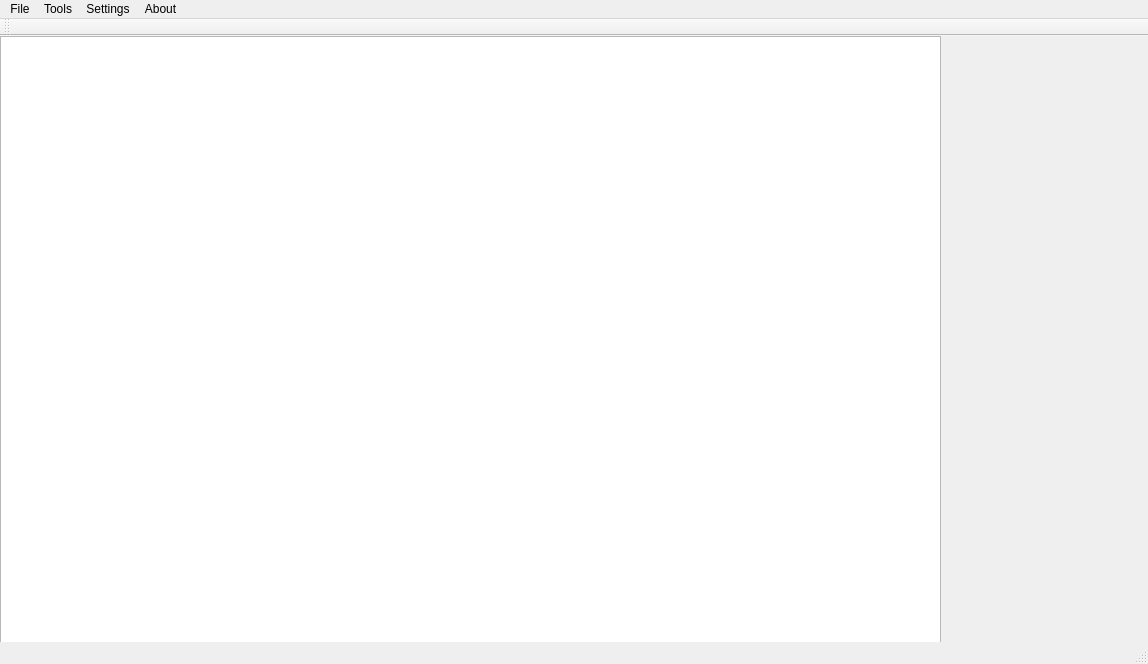
<?xml version="1.0" encoding="UTF-8"?>
<ui version="4.0">
 <class>graphsdigitiser</class>
 <widget class="QMainWindow" name="graphsdigitiser">
  <property name="geometry">
   <rect>
    <x>0</x>
    <y>0</y>
    <width>1148</width>
    <height>664</height>
   </rect>
  </property>
  <property name="windowTitle">
   <string>graphsdigitiser</string>
  </property>
  <widget class="QWidget" name="centralWidget">
   <widget class="QGraphicsView" name="graphicsView">
    <property name="geometry">
     <rect>
      <x>0</x>
      <y>0</y>
      <width>941</width>
      <height>611</height>
     </rect>
    </property>
    <property name="viewportUpdateMode">
     <enum>QGraphicsView::MinimalViewportUpdate</enum>
    </property>
   </widget>
  </widget>
  <widget class="QMenuBar" name="menuBar">
   <property name="geometry">
    <rect>
     <x>0</x>
     <y>0</y>
     <width>1148</width>
     <height>21</height>
    </rect>
   </property>
   <widget class="QMenu" name="menuFile">
    <property name="title">
     <string>File</string>
    </property>
    <addaction name="actionOpen_from_a_graph"/>
   </widget>
   <widget class="QMenu" name="menuTools">
    <property name="title">
     <string>Tools</string>
    </property>
    <addaction name="actionCalibrate"/>
   </widget>
   <widget class="QMenu" name="menuAbout">
    <property name="title">
     <string>Settings</string>
    </property>
    <widget class="QMenu" name="menuAxes_Choice">
     <property name="title">
      <string>Axes Choice</string>
     </property>
     <addaction name="actionLinear_Linear"/>
     <addaction name="actionLinear_Log"/>
     <addaction name="actionLog_Linear"/>
     <addaction name="actionLog_Log"/>
    </widget>
    <widget class="QMenu" name="menuMode_Choice">
     <property name="title">
      <string>Mode Choice</string>
     </property>
     <addaction name="actionManual_Mode"/>
     <addaction name="actionAutomatic_Mode"/>
    </widget>
    <addaction name="menuMode_Choice"/>
    <addaction name="separator"/>
    <addaction name="menuAxes_Choice"/>
   </widget>
   <widget class="QMenu" name="menuAbout_2">
    <property name="title">
     <string>About</string>
    </property>
   </widget>
   <addaction name="menuFile"/>
   <addaction name="menuTools"/>
   <addaction name="menuAbout"/>
   <addaction name="menuAbout_2"/>
  </widget>
  <widget class="QToolBar" name="mainToolBar">
   <attribute name="toolBarArea">
    <enum>TopToolBarArea</enum>
   </attribute>
   <attribute name="toolBarBreak">
    <bool>false</bool>
   </attribute>
  </widget>
  <widget class="QStatusBar" name="statusBar"/>
  <action name="actionOpen_from_a_graph">
   <property name="text">
    <string>Open a Graph</string>
   </property>
  </action>
  <action name="actionLinear_Linear">
   <property name="text">
    <string>Linear(x)-Linear(y)</string>
   </property>
  </action>
  <action name="actionLinear_Log">
   <property name="text">
    <string>Linear(x)-Log(y)</string>
   </property>
  </action>
  <action name="actionLog_Linear">
   <property name="text">
    <string>Log(x)-Linear(y)</string>
   </property>
  </action>
  <action name="actionLog_Log">
   <property name="text">
    <string>Log(x)-Log(y)</string>
   </property>
  </action>
  <action name="actionManual_Mode">
   <property name="text">
    <string>Manual Mode</string>
   </property>
  </action>
  <action name="actionAutomatic_Mode">
   <property name="text">
    <string>Automatic Mode</string>
   </property>
  </action>
  <action name="actionCalibrate">
   <property name="text">
    <string>Calibrate</string>
   </property>
  </action>
 </widget>
 <layoutdefault spacing="6" margin="11"/>
 <resources/>
 <connections/>
</ui>
